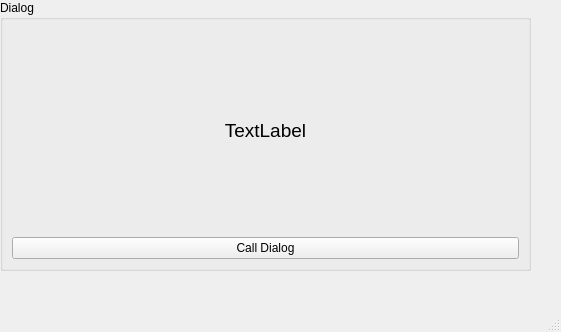
<?xml version="1.0" encoding="UTF-8"?>
<ui version="4.0">
 <class>MainWindow</class>
 <widget class="QMainWindow" name="MainWindow">
  <property name="geometry">
   <rect>
    <x>0</x>
    <y>0</y>
    <width>561</width>
    <height>332</height>
   </rect>
  </property>
  <property name="windowTitle">
   <string>MainWindow</string>
  </property>
  <widget class="QWidget" name="centralwidget">
   <widget class="QGroupBox" name="groupBox">
    <property name="geometry">
     <rect>
      <x>0</x>
      <y>0</y>
      <width>531</width>
      <height>271</height>
     </rect>
    </property>
    <property name="title">
     <string>Dialog</string>
    </property>
    <layout class="QVBoxLayout" name="verticalLayout">
     <item>
      <widget class="QLabel" name="label">
       <property name="font">
        <font>
         <pointsize>14</pointsize>
        </font>
       </property>
       <property name="text">
        <string>TextLabel</string>
       </property>
       <property name="alignment">
        <set>Qt::AlignCenter</set>
       </property>
       <property name="wordWrap">
        <bool>false</bool>
       </property>
      </widget>
     </item>
     <item>
      <widget class="QPushButton" name="pushButton">
       <property name="text">
        <string>Call Dialog</string>
       </property>
      </widget>
     </item>
    </layout>
   </widget>
  </widget>
  <widget class="QMenuBar" name="menubar">
   <property name="geometry">
    <rect>
     <x>0</x>
     <y>0</y>
     <width>561</width>
     <height>26</height>
    </rect>
   </property>
  </widget>
  <widget class="QStatusBar" name="statusbar"/>
 </widget>
 <resources/>
 <connections/>
</ui>
